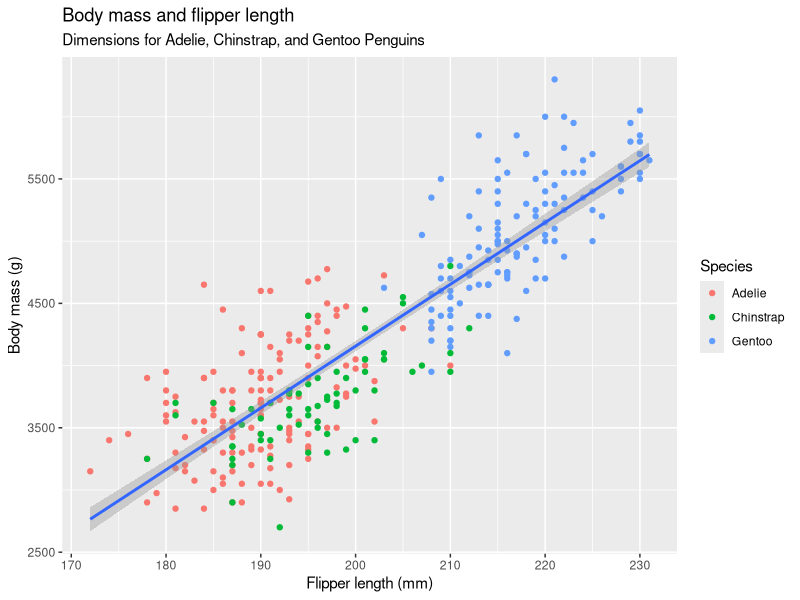
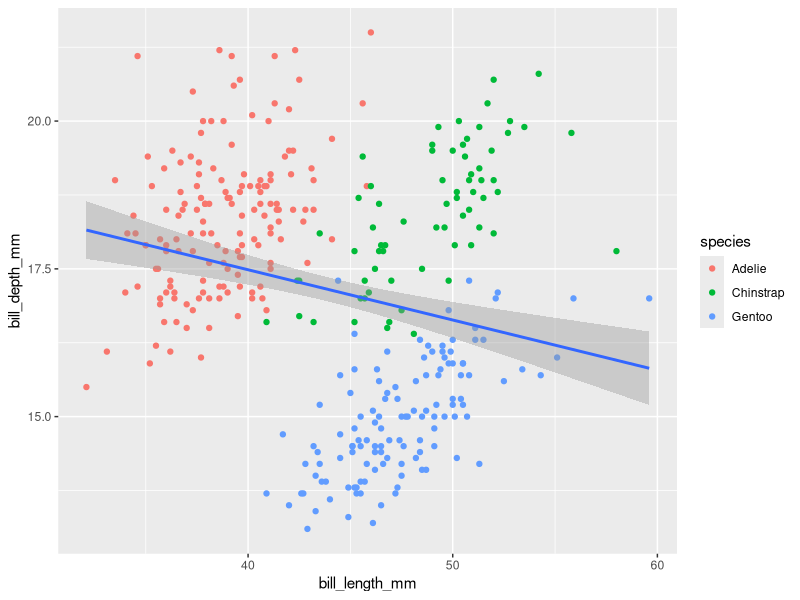
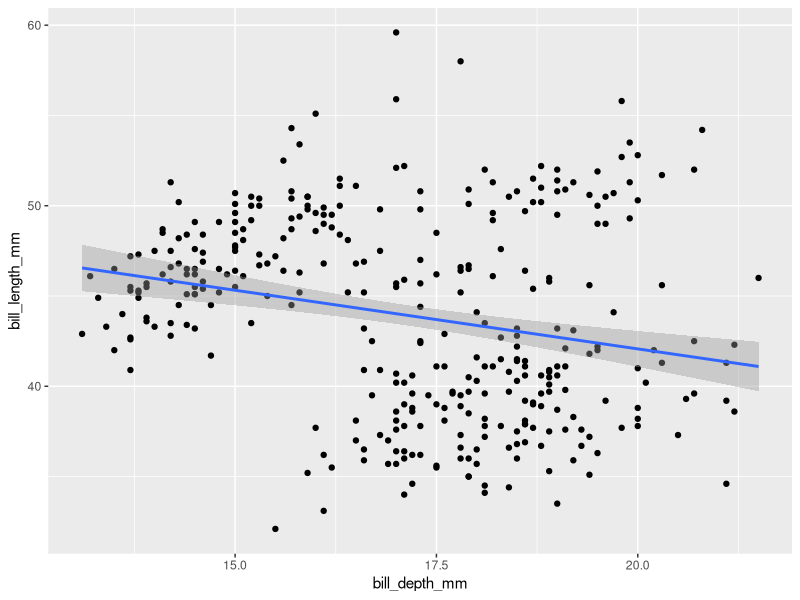
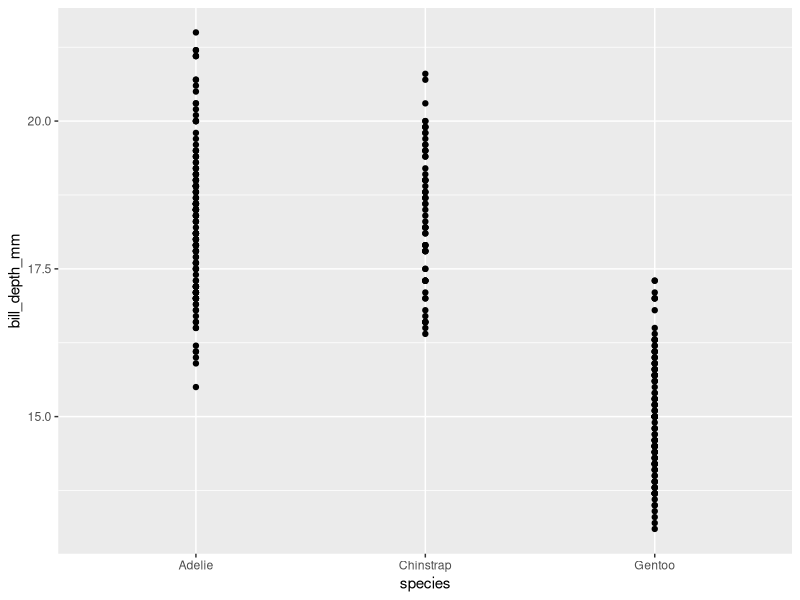
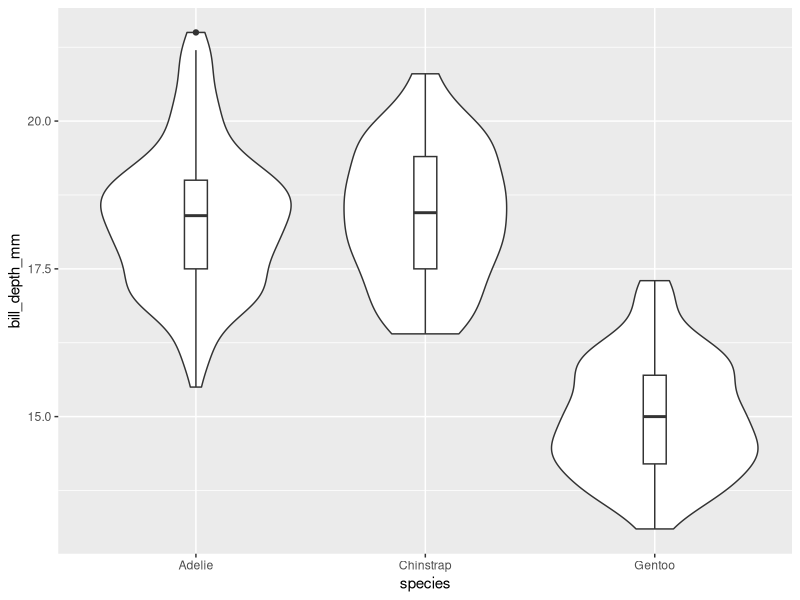
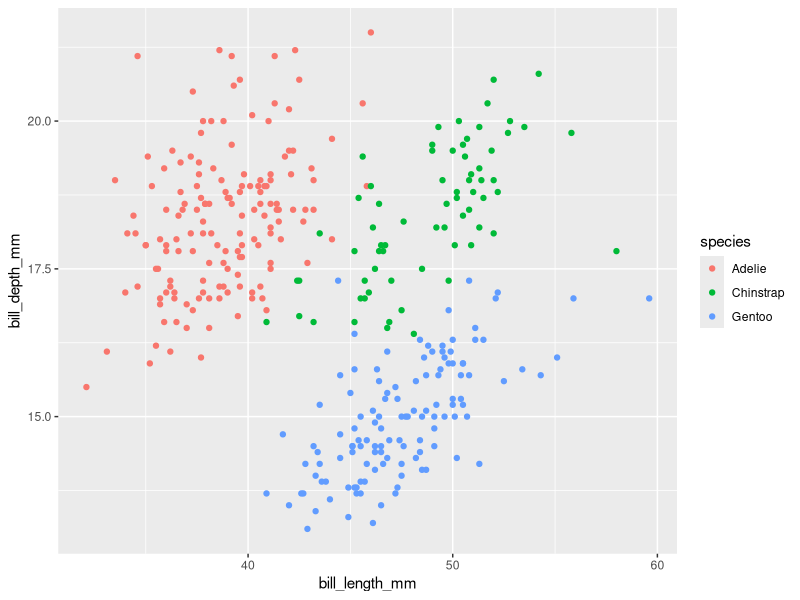
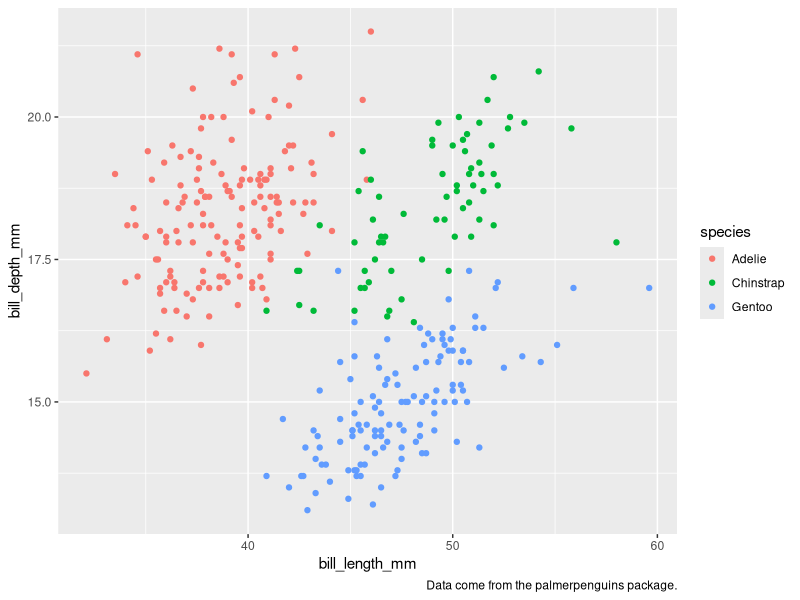
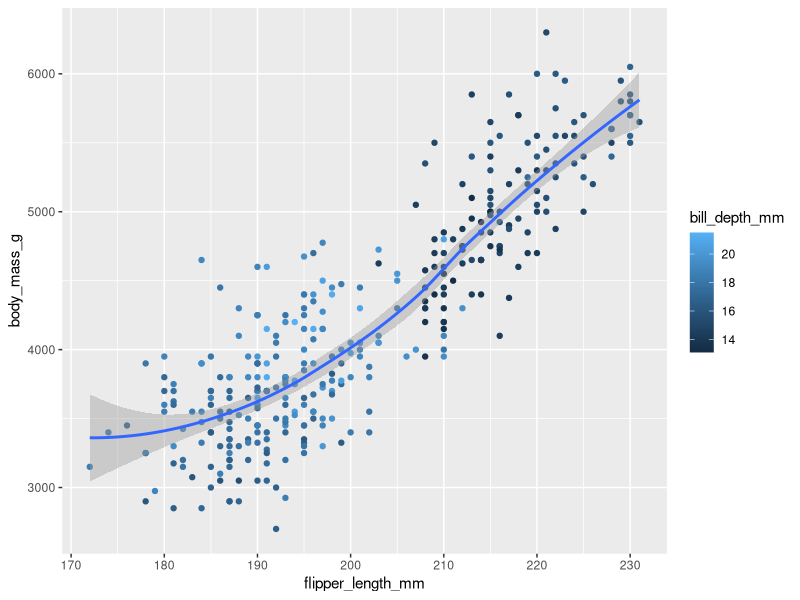

The R script that drew these images, in order:
## ---- chunk 1
library(tidyverse)
## ---- chunk 2
library(palmerpenguins)
# library(ggthemes) # <- (optional) provides colorblind safe color palettes
penguins
## ---- chunk 3
glimpse(penguins)
View(penguins)
## ---- chunk 4
ggplot(
    data= penguins, # pass the data to plotter object
    mapping= aes( # aesthetics (axis)
      x= flipper_length_mm, 
      y= body_mass_g,
      # color = species
    ) 
)+ 
  geom_point(
    aes(color = species)
    )+ # scatter_plot
  geom_smooth(method = "lm")+ # linear regression model
  labs(
    title = "Body mass and flipper length",
    subtitle = "Dimensions for Adelie, Chinstrap, and Gentoo Penguins",
    x = "Flipper length (mm)",
    y = "Body mass (g)",
    color = "Species",
    shape = "Species"
  )
## ---- chunk 5
# 1. How many rows are in penguins? How many columns?
print(paste("There are", dim(penguins)[1], "rows and", dim(penguins)[2], "columns."))

# 2. What does the bill_depth_mm variable in the penguins data frame describe? Read the help for ?penguins to find out.
?penguins
print("`bill_depth_mm` variable in penguins data describes the bill depth in millimeters.")

# 3. Make a scatterplot of bill_depth_mm vs. bill_length_mm. That is, make a scatterplot with bill_depth_mm on the y-axis and bill_length_mm on the x-axis. Describe the relationship between these two variables.
ggplot(
  data = penguins,
  mapping = aes(
    x = bill_length_mm,
    y = bill_depth_mm
    # x = bill_depth_mm,
    # y = bill_length_mm
  )
)+
    geom_point(aes(color = species))+ # scatter_plot
    geom_smooth(method = "lm") # linear regression model

print("The different species form clusters, other then that I do not see a strong relation.")
## ---- chunk 6
ggplot(
  data = penguins, 
  aes(x = bill_depth_mm, y = bill_length_mm)
) + 
  geom_point()+ # scatter_plot
  geom_smooth(method = "lm")
## ---- chunk 7
# 4. What happens if you make a scatterplot of species vs. bill_depth_mm? What might be a better choice of geom?
ggplot(
  data = penguins,
  mapping = aes(
    x = species,
    y = bill_depth_mm
  )
)+
    geom_point() # scatter_plot

print("Better choice would be a type of boxplot:")

ggplot(
  data = penguins,
  mapping = aes(
    x = species,
    y = bill_depth_mm
  )
)+
  geom_violin()+ # scatter_plot
  geom_boxplot(width = 0.1)

## ---- chunk 8
# 5. Why does the following give an error and how would you fix it?
# ggplot(data = penguins) + 
#   geom_point()

print("Because no mapping was given that denotes what needs to be on the axes of the graph.")
## ---- chunk 9
# 6. What does the na.rm argument do in geom_point()? 
# What is the default value of the argument? 
# Create a scatterplot where you successfully use this argument set to TRUE.

print("The penguins dataset contains rows where there are missing values. This generates a warning when plotting the data points. `na.rm` (of which the default state is inactive due to the default value FALSE) removes these rows.")

ggplot(
  data = penguins,
  mapping = aes(
    x = bill_length_mm,
    y = bill_depth_mm
    # x = bill_depth_mm,
    # y = bill_length_mm
  )
)+
    geom_point(aes(color = species), na.rm = TRUE) # scatter_plot

## ---- chunk 10
# 7. Add the following caption to the plot you made in the previous exercise: 
# “Data come from the palmerpenguins package.” 
# Hint: Take a look at the documentation for labs().

ggplot(
  data = penguins,
  mapping = aes(
    x = bill_length_mm,
    y = bill_depth_mm
    # x = bill_depth_mm,
    # y = bill_length_mm
  )
)+
  geom_point(aes(color = species), na.rm = TRUE)+ # scatter_plot
  labs(
    caption = "Data come from the palmerpenguins package."
  )

## ---- chunk 11
# Recreate the following visualization. 
# What aesthetic should bill_depth_mm be mapped to? 
# And should it be mapped at the global level or at the geom level?

ggplot(
  data = penguins,
  mapping = aes(
    x = flipper_length_mm,
    y = body_mass_g,
    
  )
)+
  geom_point(aes(color = bill_depth_mm))+
  geom_smooth(method = "loess") # local polynomial regression

## ---- chunk 12
# Run this code in your head and predict what the output will look like. 
# Then, run the code in R and check your predictions.

print("It will plot flipper_length_mm on the `x` and body_mass_g on the `y`. Each point will get the color that represents its island location. `se` displays the confidence interval, thus only a line will be visible.")

ggplot(
  data = penguins,
  mapping = aes(x = flipper_length_mm, 
                y = body_mass_g, 
                color = island)
) +
  geom_point() +
  geom_smooth(se = FALSE)

print("I forgot that it would be multiple lines..")


## ---- chunk 13
# 10. Will these two graphs look different? Why/why not?

print("I think the same")

ggplot(
  data = penguins,
  mapping = aes(x = flipper_length_mm, y = body_mass_g)
) +
  geom_point() +
  geom_smooth()

ggplot() +
  geom_point(
    data = penguins,
    mapping = aes(x = flipper_length_mm, y = body_mass_g)
  ) +
  geom_smooth(
    data = penguins,
    mapping = aes(x = flipper_length_mm, y = body_mass_g)
  )

## ---- chunk 14
# 1. Make a bar plot of species of penguins, where you assign species to the y aesthetic. How is this plot different?
ggplot(
  penguins,
  aes(
    y= fct_infreq(species)
  )
)+
  geom_bar()

print("It's now a horizontal bar chart")
## ---- chunk 15
# 2. How are the following two plots different? 
# Which aesthetic, color or fill, is more useful for changing the color of bars?
ggplot(penguins, aes(x = species)) +
  geom_bar(color = "red")

ggplot(penguins, aes(x = species)) +
  geom_bar(fill = "red")

print('color is the outline of the graph, fill is ..literaly the filling of the figure..')

## ---- chunk 16
# 3. What does the bins argument in geom_histogram() do?
print("`bins` is the size of the 'boxes' were the values will be sorted into.")

## ---- chunk 17
# 4. Make a histogram of the carat variable in the diamonds dataset that is available when you load the tidyverse package. 
# Experiment with different binwidths. 
# What binwidth reveals the most interesting patterns?
glimpse(diamonds)

ggplot(
  diamonds,
  aes(
    x= carat
  )
)+
  # geom_histogram(bins = 6)
  # geom_histogram(binwidth = 1)
  geom_histogram(binwidth = 0.25)


## ---- chunk 18
# 1. The mpg data frame that is bundled with the ggplot2 package contains 234 observations collected by the US Environmental Protection Agency on 38 car models. 
# Which variables in mpg are categorical? 
# Which variables are numerical? (Hint: Type `?mpg` to read the documentation for the dataset.) 
# How can you see this information when you run mpg?

glimpse(mpg)
print('Columns with <chr> contain variables that are categorical.')
print('Columns with <int> or <dbl> contain variables that are numerical.')

## ---- chunk 19
# 2. Make a scatterplot of hwy vs. displ using the mpg data frame. Next, map a third, 
# numerical variable to color, then size, then both color and size, then shape. 
# How do these aesthetics behave differently for categorical vs. numerical variables?

ggplot(
  mpg,
  aes(
    x= displ,
    y= hwy,
    color= cty
  )
)+
  geom_point()

print('`Shape` is more suitable for categorical variables, `size` is more suitable for numerical. Color is suitable for both.')

## ---- chunk 20
# In the scatterplot of hwy vs. displ, what happens if you map a third variable to linewidth?

ggplot(
  mpg,
  aes(
    x= displ,
    y= hwy,
    linewidth= year
    
  )
)+
  geom_point()

print("linewidth is not an attribute of geom_point, thus therefore not plotted.")
## ---- chunk 21
# 5. Make a scatterplot of bill_depth_mm vs. bill_length_mm and color the points by species. 
# What does adding coloring by species reveal about the relationship between these two variables? 
# What about faceting by species?

ggplot(
  penguins,
  aes(
    x= bill_length_mm,
    y= bill_depth_mm,
    color= species
  )
)+
  geom_point()

print("Species are nicely clustered: The bills of Chinstraps tends to have more depth than Gentoos and tends to be longer than Adelies.")
## ---- chunk 22
# 6. Why does the following yield two separate legends? How would you fix it to combine the two legends?

ggplot(
  data = penguins,
  mapping = aes(
    x = bill_length_mm, y = bill_depth_mm, 
    color = species, shape = species
  )
) +
  geom_point() #+
  # labs(color = "Species")

## ---- chunk 23
# 7. Create the two following stacked bar plots. Which question can you answer with the first one? Which question can you answer with the second one?
ggplot(penguins, aes(x = island, fill = species)) +
  geom_bar(position = "fill")
ggplot(penguins, aes(x = species, fill = island)) +
  geom_bar(position = "fill")
## ---- chunk 24
# 1.Run the following lines of code. Which of the two plots is saved as mpg-plot.png? Why?
print("The scatterplot, because that's the most recent plot.")

ggplot(mpg, aes(x = class)) +
  geom_bar()
ggplot(mpg, aes(x = cty, y = hwy)) +
  geom_point()
# ggsave("mpg-plot.png")
## ---- chunk 25
# What do you need to change in the code above to save the plot as a PDF instead of a PNG? 
# How could you find out what types of image files would work in ggsave()?

print("change suffix.")

ggplot(mpg, aes(x = class)) +
  geom_bar()
ggplot(mpg, aes(x = cty, y = hwy)) +
  geom_point()
# ggsave("mpg-plot.pdf")

## ---- chunk 26
RColorBrewer::display.brewer.all()
## ---- chunk 27

## ---- chunk 28

## ---- chunk 29

## ---- chunk 30

## ---- chunk 31

## ---- chunk 32

## ---- chunk 33

